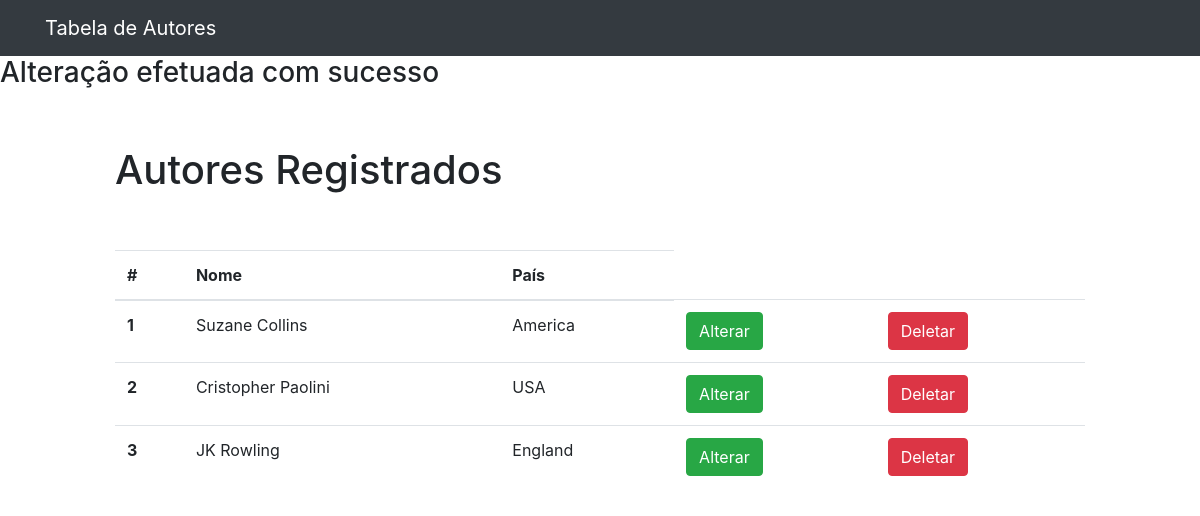
The page /index.php/autor/alterarAutor on the database its author committed.
### tables this page shows
CREATE TABLE `autor` (
  `idAutor` int(11) NOT NULL,
  `nome` varchar(100) DEFAULT NULL,
  `pais` varchar(40) DEFAULT NULL
);

### application/controllers/autor.php (called while the page is built, shortened)
<?php
class Autor extends CI_Controller {
    public function alterarAutor(){
		$idAutor = $_POST["idAutor"];
		$nome = $_POST["nome"];
		$pais = $_POST["pais"];
		$this->autor_model->alterar($idAutor,$nome,$pais);
		$dados['autores'] = $this->autor_model->getQuery();
		$dados['titulo'] = "Tabela de Autores";
		$dados['altera'] = "Alteração efetuada com sucesso";
		$this->load->view('tabelaAutores',$dados);
    }
}
?>

### index.php (called while the page is built, shortened)
<?php
require_once BASEPATH.'core/CodeIgniter.php';

### application/models/autor_model.php (called while the page is built, shortened)
<?php
class autor_model extends CI_Model {
    function getQuery()
	{
			$query = $this->db->get('autor');
			foreach ($query->result() as $row)
			{
				$autor[] = $row;
            }
			return $autor;
	}
    public function alterar($idAutor,$nome,$pais){
        $data = array(
			'idAutor' => $idAutor,
			'nome' => $nome,
			'pais' => $pais
		);
		$this->db->where('idAutor', $idAutor);
		$this->db->update('autor',$data);
	}
}
?>

### application/views/tabelaAutores.php (the view)
<?php $this->load->view('header');
            if(isset($altera)){
              echo "<h3>".$altera."</h3>";
            }elseif(isset($cadastra)){
              echo "<h3>".$cadastra."</h3>";
            }elseif(isset($deleta)){
              echo "<h3>".$deleta."</h3>";
            } ?>
    <br><br>
    <h1 class="col-md-10 mx-auto">Autores Registrados</h1>
    <br><br>
    <div class="col-md-10 mx-auto">
            <table class="table">
        <thead>
            <tr>
            <th scope="col">#</th>
            <th scope="col">Nome</th>
            <th scope="col">País</th>
            </tr>
        </thead>
        <tbody>
        <?php foreach($autores as $row){ ?>
            <tr>
            <?php $temp = $row->idAutor ?>
            <th scope="row"><?php echo $row->idAutor ?></th>
            <td><?php echo $row->nome ?></td>
            <td><?php echo $row->pais ?></td>
            <td><a type="button" href="<?php echo base_url('index.php/autor/alterAutor/'.$temp) ?>" value="<?php echo $row->idAutor; ?>" class="btn btn-success">Alterar</a></td>
            <td><a type="button" href="<?php echo base_url('index.php/autor/deletaAutor/'.$temp) ?>" value="<?php echo $row->idAutor; ?>" class="btn btn-danger">Deletar</a></td>
            </tr>
        <?php } ?>
        </tbody>
        </table>
    </div>
</body>
</html>

### rows shown on the page
autor: idAutor "1", nome "Suzane Collins", pais "America"
autor: idAutor "2", nome "Cristopher Paolini", pais "USA"
autor: idAutor "3", nome "JK Rowling", pais "England"

### other values the page prints
$titulo "Tabela de Autores"
$altera "Alteração efetuada com sucesso"
